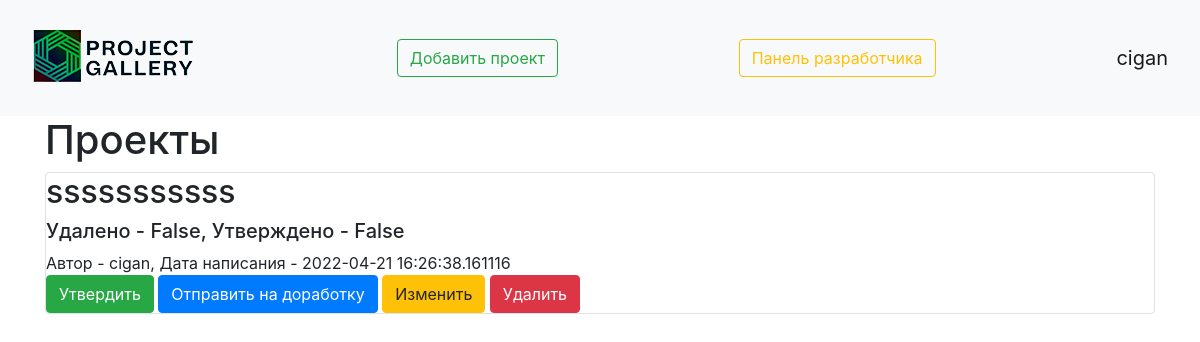
The page /developer_panel (signed in) on the database as committed earlier.
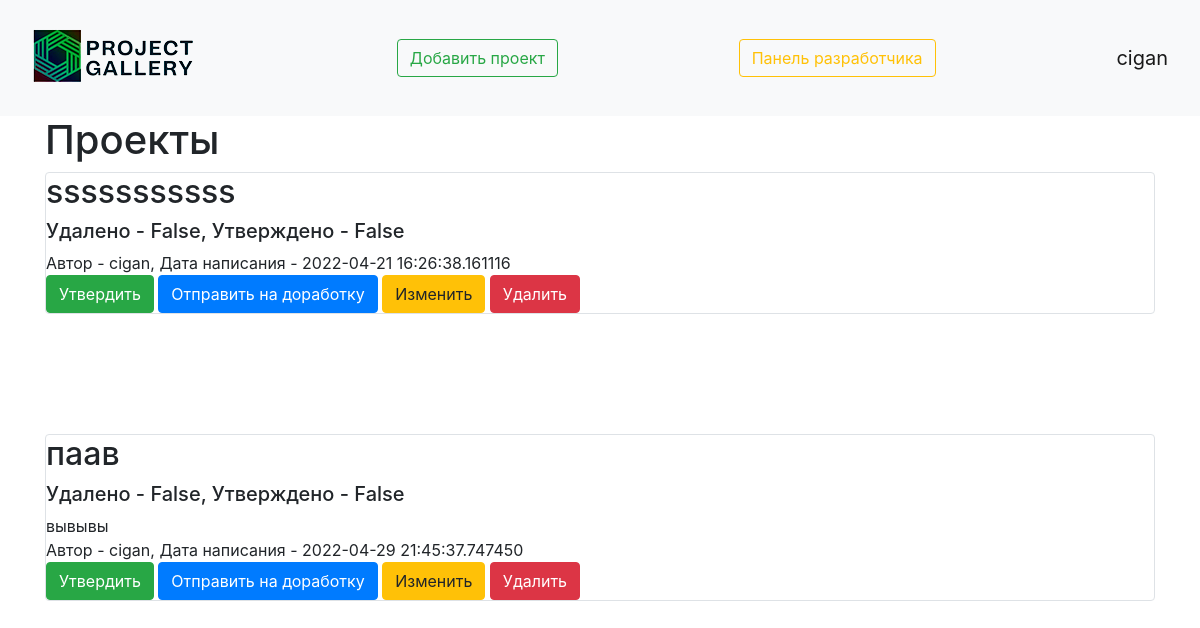
The same page on the database as committed later.
### data/user.py (models this page shows, shortened)
class User(SqlAlchemyBase, UserMixin, SerializerMixin):
    __tablename__ = 'users'
    id = sqlalchemy.Column(sqlalchemy.Integer,
                           primary_key=True, autoincrement=True)
    name = sqlalchemy.Column(sqlalchemy.String, nullable=True)
    about = sqlalchemy.Column(sqlalchemy.String, nullable=True)
    email = sqlalchemy.Column(sqlalchemy.String,
                              index=True, unique=True, nullable=True)
    hashed_password = sqlalchemy.Column(sqlalchemy.String, nullable=True)
    created_date = sqlalchemy.Column(sqlalchemy.DateTime,
                                     default=datetime.datetime.now)
    is_developer = sqlalchemy.Column(sqlalchemy.Boolean, nullable=True, default=False)
    projects = orm.relation("Projects", back_populates='user')
    likes = sqlalchemy.Column(sqlalchemy.Integer)
    dislikes = sqlalchemy.Column(sqlalchemy.Integer)

### data/projects.py (models this page shows)
class Projects(SqlAlchemyBase, SerializerMixin):
    __tablename__ = 'projects'
    id = sqlalchemy.Column(sqlalchemy.Integer,
                           primary_key=True, autoincrement=True)
    title = sqlalchemy.Column(sqlalchemy.String, nullable=True)
    content = sqlalchemy.Column(sqlalchemy.String, nullable=True)
    created_date = sqlalchemy.Column(sqlalchemy.DateTime,
                                     default=datetime.datetime.now)
    is_private = sqlalchemy.Column(sqlalchemy.Boolean, default=True)
    is_confirmed = sqlalchemy.Column(sqlalchemy.Boolean, nullable=True, default=False)
    is_deleted = sqlalchemy.Column(sqlalchemy.Boolean, nullable=True, default=False)
    image = sqlalchemy.Column()
    like = sqlalchemy.Column(sqlalchemy.Integer, default=0)
    dislike = sqlalchemy.Column(sqlalchemy.Integer, default=0)
    user_id = sqlalchemy.Column(sqlalchemy.Integer,
                                sqlalchemy.ForeignKey("users.id"))
    user = orm.relation('User')

### main.py (the view)
@app.route('/developer_panel')
@login_required
def developer_panel():
    if current_user.is_developer:
        db_sess = db_session.create_session()
        if current_user.is_authenticated:
            projects = db_sess.query(Projects).filter(
                (Projects.user == current_user) | (Projects.is_private != True))
        else:
            projects = db_sess.query(Projects).filter((Projects.is_private != True))
        return render_template("index_developer.html", projects=projects)

### data/db_session.py (called while the page is built)
def create_session() -> Session:
    global __factory
    return __factory()

### main.py (called while the page is built)
@login_manager.user_loader
def load_user(user_id):
    db_sess = db_session.create_session()
    return db_sess.query(User).get(user_id)

### templates/index_developer.html (shortened to what this page needs)
{% extends "base.html" %}
{% block content %}
<h1>Проекты</h1>
{% for item in projects%}
{% if item.is_deleted or not item.is_confirmed %}
<div class="col-md6 border rounded">
    <a href="/viewing_project/{{ item.id }}" class="text-decoration-none text-reset"><h2>{{item.title}}</h2></a>
    <h5>Удалено - {{item.is_deleted}}, Утверждено - {{item.is_confirmed}}</h5>
    <div>
        {{item.content}}
    </div>
    <div>
        Автор - {{item.user.name}}, Дата написания - {{item.created_date}}
    </div>
    {% if current_user.is_authenticated %}
    <div>
        {% if not item.is_developer %}
        <a href="/developer_panel/projects_approve/{{ item.id }}" class="btn btn-success">
            Утвердить
        </a>
        <a href="/developer_panel/projects_modification/{{ item.id }}" class="btn btn-primary">
            Отправить на доработку
        </a>
        {% endif %}
        <a href="/projects/{{ item.id }}" class="btn btn-warning">
            Изменить
        </a>
        <a href="/developer_panel/projects_delete/{{ item.id }}" class="btn btn-danger">
            Удалить
        </a>
    </div>
{% endif %}
{% endif %}
</div><br>
{% endfor %}
{% endblock %}

### templates/base.html (shortened to what this page needs)
<!doctype html>
<html lang="en">
<head>
    <link rel="stylesheet"
          href="https://stackpath.bootstrapcdn.com/bootstrap/4.4.1/css/bootstrap.min.css"
>
    <link rel="stylesheet" href="static/css/base.css">
</head>
<body>
<header>
    <nav class="navbar navbar-light bg-light">
        <a href="/"><img src="/static/img/small_logo2.png" alt="здесь должна была быть картинка, но не нашлась"></a>
        <a href="/projects" class="btn btn-outline-success">Добавить проект</a>
        {% if current_user.is_developer %}
        <a href="/developer_panel" class="btn btn-outline-warning">
            Панель разработчика
        </a>
        {% endif %}
        {% if current_user.is_authenticated %}
    <a class="navbar-brand" href="/user_profile">{{ current_user.name }}</a>
{% else %}
    <p>
        <a class="btn btn-primary " href="/register">Зарегистрироваться</a>
        <a class="btn btn-success" href="/login">Войти</a>
    </p>
{% endif %}
    </nav>
</header>
<main role="main" class="container">
    {% block content %}{% endblock %}
</main>
</body>
</html>

### static/css/base.css (style rules this page uses)
header { position: sticky; top: 0; }

Rows that differ between the two databases and show on the page:
added Projects: title "паав", is_deleted "False", is_confirmed "False", content "вывывы", user.name "cigan", created_date "2022-04-29 21:45:37.747450"
